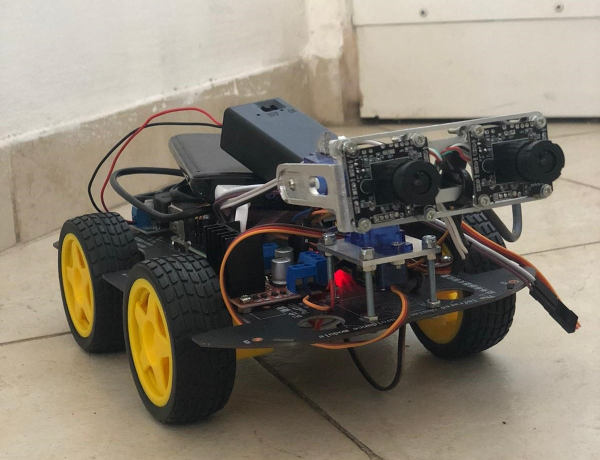
#> input picture car_photo.jpg, 1200 x 920 px, given in place of the camera (shown at 1/2 size)
$ python try_depth.py   (older library calls are emulated)
#> lines starting #> are read from the running program, lines starting #| are printed output that depends on the picture
### image_processing/camera.py
import cv2
import imutils
from image_processing.calibration.camera_calibration_store import load_coefficients


class Camera(cv2.VideoCapture):

    def __init__(self, camera_id, calibration_file_path, rotate=False, angle=180):
        super().__init__(camera_id)
        self.camera_id = camera_id
        self.rotate = rotate
        self.angle = angle
        self.calibration_file_path = calibration_file_path
        self.__load_calibration()

    def __load_calibration(self):
        return load_coefficients(self.calibration_file_path)

    def read(self):
        ret, image = super().read()
        if ret and self.rotate:
            return ret, imutils.rotate(image, self.angle)
        return ret, image


# [8 lines left out: function main, not called in this run]

# [2 lines that do not run on import are left out]

### image_processing/stereo.py
import cv2
import numpy as np

from image_processing.calibration.camera_calibration_store import load_stereo_coefficients


class StereoDepthMap:
    """
    Creates depth maps from input from a stereo cameras setup.
    """
    def __init__(self, stereo_calibration_file):
        """
        Initialize a StereoDepthMap object.
        :param stereo_calibration_file: Path to the file containing stereo_calibration information.
        """
        self.stereo_calibration_file = stereo_calibration_file
        print("Loading stereo calibration")
        self.__load_stereo_calibration()
        print("Finished loading stereo calibration")

    def __load_stereo_calibration(self):
        """
        Load stereo_calibration information from file
        """
        self.K1, self.D1, self.K2, self.D2, self.R, self.T, self.E, self.F, self.R1, self.R2, self.P1, self.P2, self.Q = load_stereo_coefficients(
            self.stereo_calibration_file)  # Get cams params

    def get_depth_image(self, left_frame, right_frame):
        """
        :param left_frame: numpy.ndarray, frame received from left camera.
        :param right_frame: numpy.ndarray, frame received from right camera.
        :return: numpy.ndarray: Image representing the depth map created from both frames.
        """
        height, width, channel = left_frame.shape  # We will use the shape for remap
        # print(f"height {height}, width {width}, channel {channel}")
        # Undistortion and Rectification part!
        leftMapX, leftMapY = cv2.initUndistortRectifyMap(self.K1, self.D1, self.R1, self.P1, (width, height),
                                                         cv2.CV_32FC1)
        left_rectified = cv2.remap(left_frame, leftMapX, leftMapY, cv2.INTER_LINEAR, cv2.BORDER_CONSTANT)
        rightMapX, rightMapY = cv2.initUndistortRectifyMap(self.K2, self.D2, self.R2, self.P2, (width, height),
                                                           cv2.CV_32FC1)
        right_rectified = cv2.remap(right_frame, rightMapX, rightMapY, cv2.INTER_LINEAR, cv2.BORDER_CONSTANT)
        # We need grayscale for disparity map.
        gray_left = cv2.cvtColor(left_rectified, cv2.COLOR_BGR2GRAY)
        gray_right = cv2.cvtColor(right_rectified, cv2.COLOR_BGR2GRAY)
        disparity_image = self.__create_depth_map(gray_left, gray_right)  # Get the disparity map
        return disparity_image

    def __create_depth_map(self, imgL, imgR):
        """
        Depth map calculation. Works with SGBM and WLS. Need rectified images, returns depth map ( left to right
        disparity )
        Gets the frames after preprocessing.
        :param imgL: left frame
        :param imgR: right frame
        """
        # SGBM Parameters -----------------
        window_size = 3  # wsize default 3; 5; 7 for SGBM reduced size image; 15 for SGBM full size image (1300px and
        # above); 5 Works nicely

        left_matcher = cv2.StereoSGBM_create(
            minDisparity=-1,
            numDisparities=3 * 16,  # max_disp has to be dividable by 16 f. E. HH 192, 256
            blockSize=window_size,
            P1=8 * 3 * window_size,
            # wsize default 3; 5; 7 for SGBM reduced size image; 15 for SGBM full size image (1300px and above); 5
            # Works nicely
            P2=32 * 3 * window_size,
            disp12MaxDiff=12,
            uniquenessRatio=10,
            speckleWindowSize=50,
            speckleRange=32,
            preFilterCap=63,
            mode=cv2.STEREO_SGBM_MODE_SGBM_3WAY
        )
        right_matcher = cv2.ximgproc.createRightMatcher(left_matcher)
        # FILTER Parameters
        lmbda = 80000
        sigma = 1.3
        visual_multiplier = 5

        wls_filter = cv2.ximgproc.createDisparityWLSFilter(matcher_left=left_matcher)
        wls_filter.setLambda(lmbda)

        wls_filter.setSigmaColor(sigma)
        displ = left_matcher.compute(imgL, imgR)  # .astype(np.float32)/16
        dispr = right_matcher.compute(imgR, imgL)  # .astype(np.float32)/16
        displ = np.int16(displ)
        dispr = np.int16(dispr)
        filteredImg = wls_filter.filter(displ, imgL, None, dispr)  # important to put "imgL" here!!!

        # filteredImg = cv2.normalize(src=filteredImg, dst=filteredImg, beta=0, alpha=255, norm_type=cv2.NORM_MINMAX);
        filteredImg = cv2.normalize(src=filteredImg, dst=filteredImg, beta=255, alpha=0, norm_type=cv2.NORM_MINMAX);
        filteredImg = np.uint8(filteredImg)

        return filteredImg

### image_processing/calibration/camera_calibration_store.py
import cv2


# [7 lines left out: function save_coefficients, not called in this run]


def load_coefficients(path):
    """ Loads camera matrix and distortion coefficients. """
    # FILE_STORAGE_READ
    cv_file = cv2.FileStorage(path, cv2.FILE_STORAGE_READ)

    # note we also have to specify the type to retrieve other wise we only get a
    # FileNode object back instead of a matrix
    camera_matrix = cv_file.getNode("K").mat()
    dist_matrix = cv_file.getNode("D").mat()

    cv_file.release()
    return [camera_matrix, dist_matrix]


# [17 lines left out: function save_stereo_coefficients, not called in this run]


def load_stereo_coefficients(path):
    """ Loads stereo matrix coefficients. """
    # FILE_STORAGE_READ
    cv_file = cv2.FileStorage(path, cv2.FILE_STORAGE_READ)

    # note we also have to specify the type to retrieve other wise we only get a
    # FileNode object back instead of a matrix
    K1 = cv_file.getNode("K1").mat()
    D1 = cv_file.getNode("D1").mat()
    K2 = cv_file.getNode("K2").mat()
    D2 = cv_file.getNode("D2").mat()
    R = cv_file.getNode("R").mat()
    T = cv_file.getNode("T").mat()
    E = cv_file.getNode("E").mat()
    F = cv_file.getNode("F").mat()
    R1 = cv_file.getNode("R1").mat()
    R2 = cv_file.getNode("R2").mat()
    P1 = cv_file.getNode("P1").mat()
    P2 = cv_file.getNode("P2").mat()
    Q = cv_file.getNode("Q").mat()

    cv_file.release()
    return [K1, D1, K2, D2, R, T, E, F, R1, R2, P1, P2, Q]

### try_depth.py
import time

import cv2

from image_processing.camera import Camera
from image_processing.stereo import StereoDepthMap


def main():
    left_camera = Camera(1, "image_processing/calibration/left_cam.yml", True)
    right_camera = Camera(4, "image_processing/calibration/right_cam.yml", True)

    depth_map_obj = StereoDepthMap("image_processing/calibration/stereo_cam.yml")
    print(depth_map_obj.__dict__)
    while True:
    # for i in range(1):


        ret_left, left_frame = left_camera.read()
#> in read, image is the input picture: shape (920, 1200, 3); mean B, G, R 112.3, 125.4, 133.3
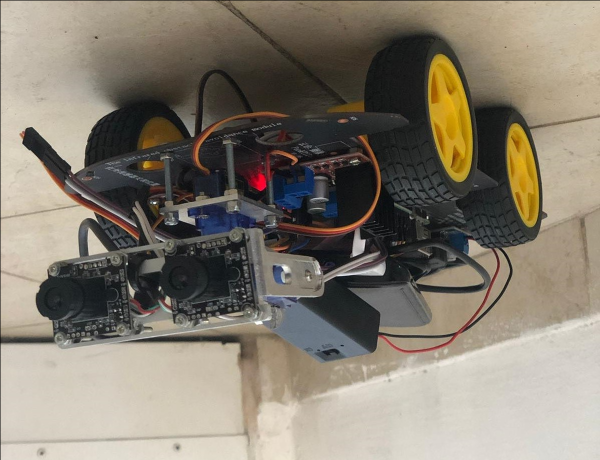
#> left_frame: shape (920, 1200, 3) (shown at 1/2 size); mean of channels 0, 1, 2 112, 125, 132.9; drawn as B, G, R
        if ret_left:
            cv2.imshow("left_frame", left_frame)
        print("Opened left camera")

        ret_right, right_frame = right_camera.read()
        if ret_right:
            cv2.imshow("right_frame", right_frame)

        print("Opened right camera")

        if ret_left and ret_right:
            print("Starting to create depth map")

            depth_map = depth_map_obj.get_depth_image(left_frame, right_frame)
#> in get_depth_image, `left_rectified = cv2.remap(left_frame, leftMapX, leftMapY, cv2.INTER_L..`:
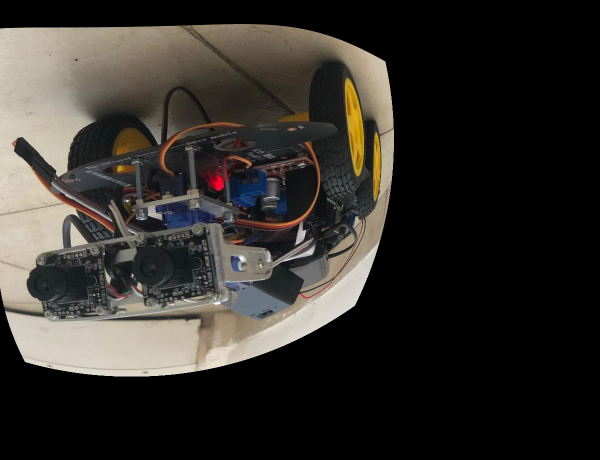
#> left_rectified: shape (920, 1200, 3) (shown at 1/2 size); mean of channels 0, 1, 2 42.8, 47.3, 50.4; drawn as B, G, R
#> in get_depth_image, `gray_left = cv2.cvtColor(left_rectified, cv2.COLOR_BGR2GRAY)`:
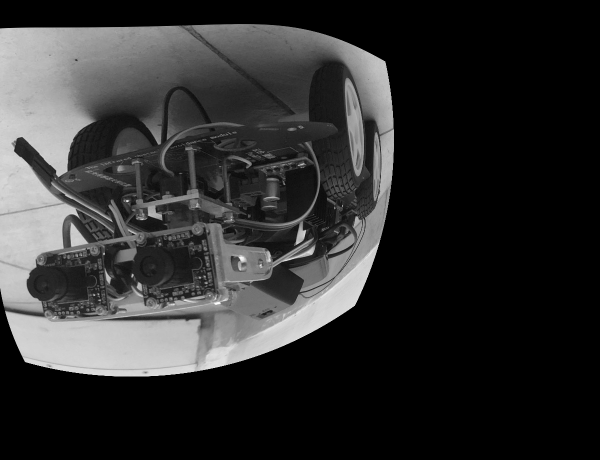
#> gray_left: shape (920, 1200) (shown at 1/2 size); min 0, max 255, mean 47.7
#> in get_depth_image, `gray_right = cv2.cvtColor(right_rectified, cv2.COLOR_BGR2GRAY)`:
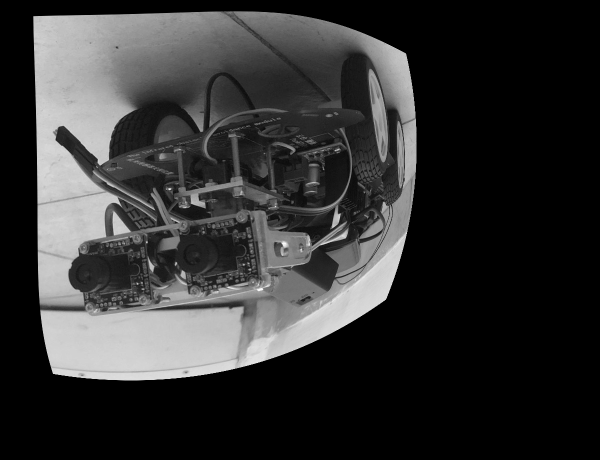
#> gray_right: shape (920, 1200) (shown at 1/2 size); min 0, max 254, mean 50.7
#> in __create_depth_map, `displ = left_matcher.compute(imgL, imgR)`:
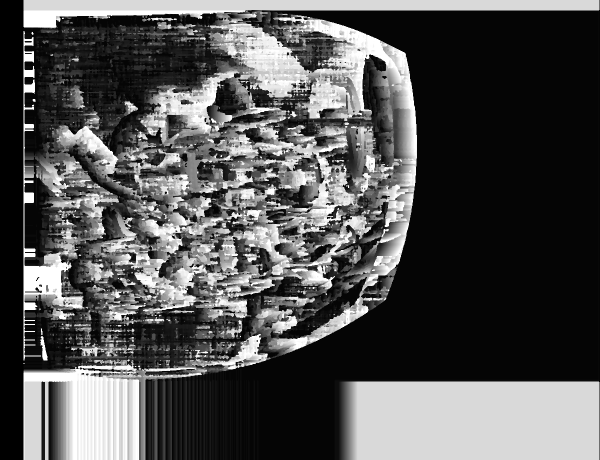
#> displ: shape (920, 1200) int16 (shown at 1/2 size); min -32, max 736, mean 217.2; drawn with min black and max white
#> in __create_depth_map, `dispr = right_matcher.compute(imgR, imgL)`:
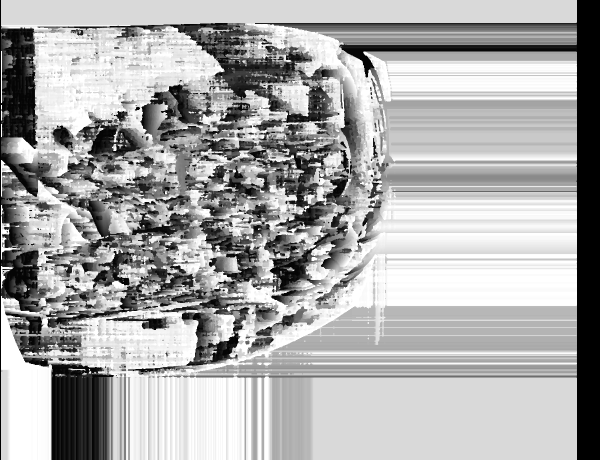
#> dispr: shape (920, 1200) int16 (shown at 1/2 size); min -752, max 16, mean -238; drawn with min black and max white
            print("Finished creating depth map")

            backtorgb = cv2.applyColorMap(depth_map, cv2.COLORMAP_SPRING)
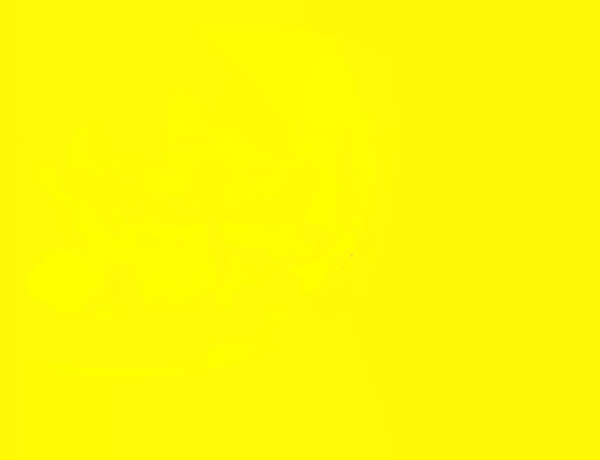
#> backtorgb: shape (920, 1200, 3) (shown at 1/2 size); mean B, G, R 4.9, 250.1, 255
            cv2.imshow("disparity", depth_map)
            cv2.imshow("colored disparity", backtorgb)
            # cv2.imwrite("map.png", depth_map)


        if cv2.waitKey(1) & 0xFF == ord('q'):  # Get key to stop stream. Press q for exit
#> (key q is pressed here)
            break

        time.sleep(1.0 / 25)
if __name__ == "__main__":
    main()
